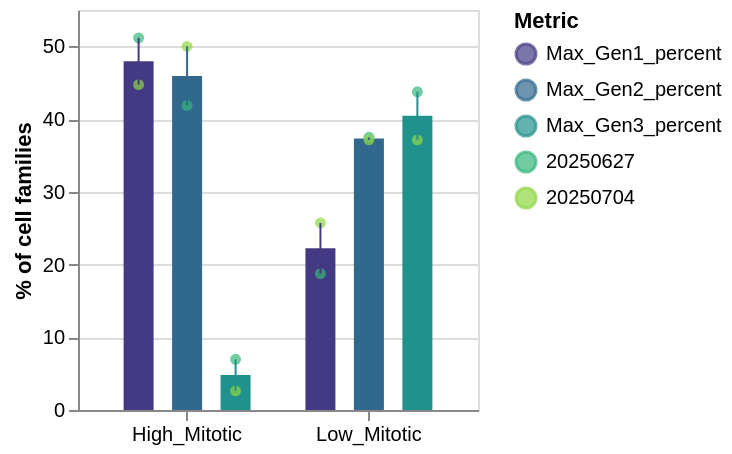

The cell this chart's notebook holds for it:
### Code cell
# All data, without selection or filtering

chart_all = plot_percentage_comparison(percentages_df_all)
chart_all

### Figure 1 — Vega-Lite specification as saved in the notebook (floating-point values rounded to 4 significant figures)
{"config": {"view": {"continuousWidth": 300, "continuousHeight": 300}}, "layer": [{"mark": {"type": "bar", "width": 15}, "encoding": {"color": {"field": "Metric", "scale": {"scheme": "viridis"}, "title": "Metric", "type": "nominal"}, "x": {"axis": {"labelAngle": 0}, "field": "Population", "title": "", "type": "nominal"}, "xOffset": {"field": "Metric", "type": "nominal"}, "y": {"aggregate": "mean", "field": "Percentage", "title": "% of cell families", "type": "quantitative"}}}, {"mark": {"type": "circle", "width": 15}, "encoding": {"color": {"field": "Dataset", "scale": {"scheme": "viridis"}, "title": "Metric", "type": "nominal"}, "x": {"axis": {"labelAngle": 0}, "field": "Population", "title": "", "type": "nominal"}, "xOffset": {"field": "Metric", "type": "nominal"}, "y": {"field": "Percentage", "title": "% of cell families", "type": "quantitative"}}}, {"mark": {"type": "errorbar"}, "encoding": {"color": {"field": "Metric", "type": "nominal"}, "x": {"field": "Population", "type": "nominal"}, "xOffset": {"field": "Metric", "type": "nominal"}, "y": {"aggregate": "mean", "field": "Percentage", "title": "% of cell families", "type": "quantitative"}}}], "data": {"name": "data-19fc86306a835729e14b9be0c4f99c79"}, "height": 200, "width": 200, "$schema": "https://vega.github.io/schema/vega-lite/v5.20.1.json", "datasets": {"data-19fc86306a835729e14b9be0c4f99c79": [{"Dataset": 20250000.0, "Population": "High_Mitotic", "Total_Tracks": 43, "Metric": "Max_Gen1_percent", "Percentage": 51.16}, {"Dataset": 20250000.0, "Population": "High_Mitotic", "Total_Tracks": 38, "Metric": "Max_Gen1_percent", "Percentage": 44.74}, {"Dataset": 20250000.0, "Population": "Low_Mitotic", "Total_Tracks": 32, "Metric": "Max_Gen1_percent", "Percentage": 18.75}, {"Dataset": 20250000.0, "Population": "Low_Mitotic", "Total_Tracks": 70, "Metric": "Max_Gen1_percent", "Percentage": 25.71}, {"Dataset": 20250000.0, "Population": "High_Mitotic", "Total_Tracks": 43, "Metric": "Max_Gen2_percent", "Percentage": 41.86}, {"Dataset": 20250000.0, "Population": "High_Mitotic", "Total_Tracks": 38, "Metric": "Max_Gen2_percent", "Percentage": 50.0}, {"Dataset": 20250000.0, "Population": "Low_Mitotic", "Total_Tracks": 32, "Metric": "Max_Gen2_percent", "Percentage": 37.5}, {"Dataset": 20250000.0, "Population": "Low_Mitotic", "Total_Tracks": 70, "Metric": "Max_Gen2_percent", "Percentage": 37.14}, {"Dataset": 20250000.0, "Population": "High_Mitotic", "Total_Tracks": 43, "Metric": "Max_Gen3_percent", "Percentage": 6.977}, {"Dataset": 20250000.0, "Population": "High_Mitotic", "Total_Tracks": 38, "Metric": "Max_Gen3_percent", "Percentage": 2.632}, {"Dataset": 20250000.0, "Population": "Low_Mitotic", "Total_Tracks": 32, "Metric": "Max_Gen3_percent", "Percentage": 43.75}, {"Dataset": 20250000.0, "Population": "Low_Mitotic", "Total_Tracks": 70, "Metric": "Max_Gen3_percent", "Percentage": 37.14}]}}
